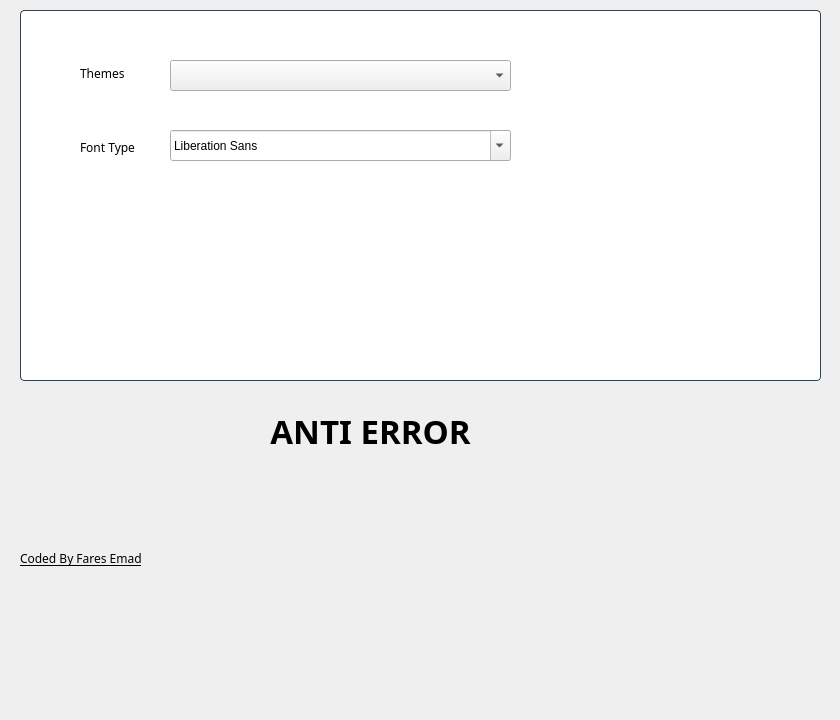
   <widget class="QWidget" name="page_6">
    <widget class="QFrame" name="frame_2">
     <property name="geometry">
      <rect>
       <x>20</x>
       <y>10</y>
       <width>801</width>
       <height>371</height>
      </rect>
     </property>
     <property name="styleSheet">
      <string notr="true">.QFrame {
  border-radius: 4px;
  border: 1px solid #32414B;
background-color: white;
  /* No frame */
  /* HLine */
  /* HLine */
}

.QFrame[frameShape=&quot;0&quot;] {
  border-radius: 4px;
  border: 1px transparent #32414B;
}

.QFrame[frameShape=&quot;4&quot;] {
  max-height: 2px;
  border: none;
  background-color: #f2f2f2;
}

.QFrame[frameShape=&quot;5&quot;] {
  max-width: 2px;
  border: none;
  background-color: #f2f2f2;
}</string>
     </property>
     <property name="frameShape">
      <enum>QFrame::NoFrame</enum>
     </property>
     <property name="frameShadow">
      <enum>QFrame::Plain</enum>
     </property>
     <widget class="QComboBox" name="comboBox_4">
      <property name="geometry">
       <rect>
        <x>150</x>
        <y>50</y>
        <width>341</width>
        <height>31</height>
       </rect>
      </property>
     </widget>
     <widget class="QFontComboBox" name="fontComboBox">
      <property name="geometry">
       <rect>
        <x>150</x>
        <y>120</y>
        <width>341</width>
        <height>31</height>
       </rect>
      </property>
     </widget>
     <widget class="QLabel" name="label_16">
      <property name="geometry">
       <rect>
        <x>60</x>
        <y>53</y>
        <width>71</width>
        <height>21</height>
       </rect>
      </property>
      <property name="font">
       <font>
        <family>Algerian</family>
        <pointsize>9</pointsize>
       </font>
      </property>
      <property name="text">
       <string>Themes</string>
      </property>
     </widget>
     <widget class="QLabel" name="label_17">
      <property name="geometry">
       <rect>
        <x>60</x>
        <y>127</y>
        <width>81</width>
        <height>21</height>
       </rect>
      </property>
      <property name="font">
       <font>
        <family>Arial Black</family>
       </font>
      </property>
      <property name="text">
       <string>Font Type</string>
      </property>
     </widget>
     <widget class="QLabel" name="label_21">
      <property name="geometry">
       <rect>
        <x>570</x>
        <y>150</y>
        <width>251</width>
        <height>271</height>
       </rect>
      </property>
      <property name="text">
       <string/>
      </property>
      <property name="pixmap">
       <pixmap resource="photo/browse.qrc">:/newPrefix/logosetting2.jpg</pixmap>
      </property>
      <property name="scaledContents">
       <bool>true</bool>
      </property>
     </widget>
    </widget>
    <widget class="QLabel" name="label_14">
     <property name="geometry">
      <rect>
       <x>470</x>
       <y>480</y>
       <width>361</width>
       <height>231</height>
      </rect>
     </property>
     <property name="text">
      <string/>
     </property>
     <property name="pixmap">
      <pixmap resource="photo/browse.qrc">:/newPrefix/programmer.png</pixmap>
     </property>
     <property name="scaledContents">
      <bool>true</bool>
     </property>
    </widget>
    <widget class="QLabel" name="label_24">
     <property name="geometry">
      <rect>
       <x>20</x>
       <y>548</y>
       <width>231</width>
       <height>21</height>
      </rect>
     </property>
     <property name="font">
      <font>
       <family>8514oem</family>
       <pointsize>9</pointsize>
       <weight>50</weight>
       <italic>false</italic>
       <bold>false</bold>
       <underline>true</underline>
      </font>
     </property>
     <property name="text">
      <string>Coded By Fares Emad</string>
     </property>
    </widget>
    <widget class="QLabel" name="label_25">
     <property name="geometry">
      <rect>
       <x>24</x>
       <y>583</y>
       <width>111</width>
       <height>31</height>
      </rect>
     </property>
     <property name="font">
      <font>
       <family>Comic Sans MS,cursive,sans-serif</family>
       <weight>87</weight>
       <italic>false</italic>
       <bold>true</bold>
       <underline>false</underline>
       <strikeout>false</strikeout>
      </font>
     </property>
     <property name="styleSheet">
      <string notr="true">font-family: &quot;Comic Sans MS&quot;, cursive, sans-serif;
color: #0B0B0B;
font-weight: 700;
text-decoration: none solid rgb(68, 68, 68);
font-style: normal;
font-variant: normal;
text-transform: none;</string>
     </property>
     <property name="text">
      <string/>
     </property>
    </widget>
    <widget class="QLabel" name="label_26">
     <property name="geometry">
      <rect>
       <x>24</x>
       <y>631</y>
       <width>111</width>
       <height>31</height>
      </rect>
     </property>
     <property name="font">
      <font>
       <family>Comic Sans MS,cursive,sans-serif</family>
       <weight>87</weight>
       <italic>false</italic>
       <bold>true</bold>
       <underline>false</underline>
       <strikeout>false</strikeout>
      </font>
     </property>
     <property name="styleSheet">
      <string notr="true">font-family: &quot;Comic Sans MS&quot;, cursive, sans-serif;
color: #0B0B0B;
font-weight: 700;
text-decoration: none solid rgb(68, 68, 68);
font-style: normal;
font-variant: normal;
text-transform: none;</string>
     </property>
     <property name="text">
      <string/>
     </property>
    </widget>
    <widget class="QLabel" name="label_27">
     <property name="geometry">
      <rect>
       <x>24</x>
       <y>674</y>
       <width>111</width>
       <height>31</height>
      </rect>
     </property>
     <property name="font">
      <font>
       <family>Comic Sans MS,cursive,sans-serif</family>
       <weight>87</weight>
       <italic>false</italic>
       <bold>true</bold>
       <underline>false</underline>
       <strikeout>false</strikeout>
      </font>
     </property>
     <property name="styleSheet">
      <string notr="true">font-family: &quot;Comic Sans MS&quot;, cursive, sans-serif;
color: #0B0B0B;
font-weight: 700;
text-decoration: none solid rgb(68, 68, 68);
font-style: normal;
font-variant: normal;
text-transform: none;</string>
     </property>
     <property name="text">
      <string/>
     </property>
    </widget>
    <widget class="QLabel" name="label_28">
     <property name="geometry">
      <rect>
       <x>160</x>
       <y>410</y>
       <width>421</width>
       <height>41</height>
      </rect>
     </property>
     <property name="font">
      <font>
       <family>Algerian</family>
       <pointsize>25</pointsize>
       <weight>75</weight>
       <bold>true</bold>
      </font>
     </property>
     <property name="text">
      <string>ANTI ERROR</string>
     </property>
     <property name="alignment">
      <set>Qt::AlignCenter</set>
     </property>
    </widget>
   </widget>
